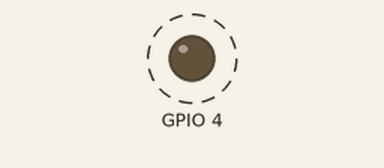
Recording of a sketch running on a simulated ESP32. Shown: output pins drawn as LEDs (lit = HIGH). Dashed ring = blinking. Nothing arrives over Bluetooth unless stated; the camera gives no picture.

Above: at 0.9 s.
Timing chart, 0 to 3.4 s (numbered marks = the images above):
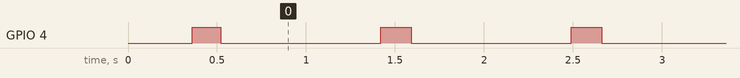

The sketch:

esp32_bt_0.ino
```cpp
#include "BluetoothSerial.h"

#include "esp_camera.h"
#include "Arduino.h"

#include "soc/soc.h"           // Disable brownour problems
#include "soc/rtc_cntl_reg.h"  // Disable brownour problems
#include "driver/rtc_io.h"

// define the number of bytes you want to access
#define EEPROM_SIZE 1

// Pin definition for CAMERA_MODEL_AI_THINKER
#define PWDN_GPIO_NUM     32
#define RESET_GPIO_NUM    -1
#define XCLK_GPIO_NUM      0
#define SIOD_GPIO_NUM     26
#define SIOC_GPIO_NUM     27

#define Y9_GPIO_NUM       35
#define Y8_GPIO_NUM       34
#define Y7_GPIO_NUM       39
#define Y6_GPIO_NUM       36
#define Y5_GPIO_NUM       21
#define Y4_GPIO_NUM       19
#define Y3_GPIO_NUM       18
#define Y2_GPIO_NUM        5
#define VSYNC_GPIO_NUM    25
#define HREF_GPIO_NUM     23
#define PCLK_GPIO_NUM     22

int pictureNumber = 0;

int recieved_byte;

BluetoothSerial SerialBT;

void setup() {
  SerialBT.begin("ESP32 Bluetooth");

  camera_config_t config;
  config.ledc_channel = LEDC_CHANNEL_0;
  config.ledc_timer = LEDC_TIMER_0;
  config.pin_d0 = Y2_GPIO_NUM;
  config.pin_d1 = Y3_GPIO_NUM;
  config.pin_d2 = Y4_GPIO_NUM;
  config.pin_d3 = Y5_GPIO_NUM;
  config.pin_d4 = Y6_GPIO_NUM;
  config.pin_d5 = Y7_GPIO_NUM;
  config.pin_d6 = Y8_GPIO_NUM;
  config.pin_d7 = Y9_GPIO_NUM;
  config.pin_xclk = XCLK_GPIO_NUM;
  config.pin_pclk = PCLK_GPIO_NUM;
  config.pin_vsync = VSYNC_GPIO_NUM;
  config.pin_href = HREF_GPIO_NUM;
  config.pin_sscb_sda = SIOD_GPIO_NUM;
  config.pin_sscb_scl = SIOC_GPIO_NUM;
  config.pin_pwdn = PWDN_GPIO_NUM;
  config.pin_reset = RESET_GPIO_NUM;
  config.xclk_freq_hz = 20000000;
  config.pixel_format = PIXFORMAT_JPEG;

  //there is a PSRAM on ESP-32 CAM
  config.frame_size = FRAMESIZE_QVGA; // FRAMESIZE_ + QVGA|CIF|VGA|SVGA|XGA|SXGA|UXGA
  config.jpeg_quality = 63;
  config.fb_count = 2;


  // Init Camera
  esp_err_t err = esp_camera_init(&config);
  if (err != ESP_OK) {
    SerialBT.printf("Camera init failed with error 0x%x", err);
    return;
  }


  camera_fb_t * fb = NULL;

  // Take Picture with Camera
  fb = esp_camera_fb_get();
  if(!fb) {
    SerialBT.println("Camera capture failed");
    return;
  }

  pinMode(4, OUTPUT);
  digitalWrite(4, LOW);
}

void loop(){
  SerialBT.write('@');
  SerialBT.write('#');
  SerialBT.write('@');
  digitalWrite(4, HIGH);
  delay(100);
  camera_fb_t * fb = NULL;
  fb = esp_camera_fb_get();
  digitalWrite(4, LOW);

  SerialBT.write(fb->buf, fb->len);
  esp_camera_fb_return(fb);
  delay(900);
  digitalWrite(4, HIGH);
  delay(10);
  digitalWrite(4, LOW);


}
```

Measured:
- by itself, GPIO 4: alternates HIGH for 0.17 s and LOW for 0.90 s
